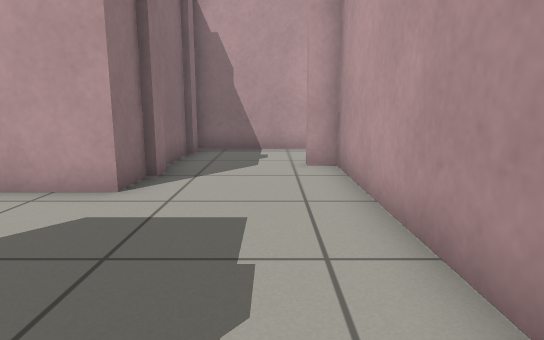
view 1 (above)

16 first-person views from a walk through a robot-simulator world made for Gazebo. The camera is 0.67 m above the floor, tilts 10° down and sees 75° across. The floor is counted in squares, 0.5 m on a side. Each view is taken from the middle of a square. On the plan, view 1 faces up. The plan holds only what a view shows up to about 15 squares ahead; the rest is blank.

view 2
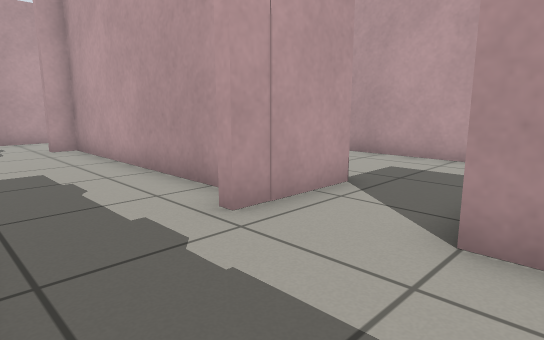

view 3
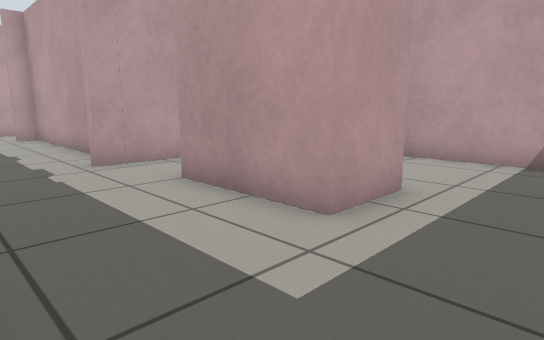

view 4
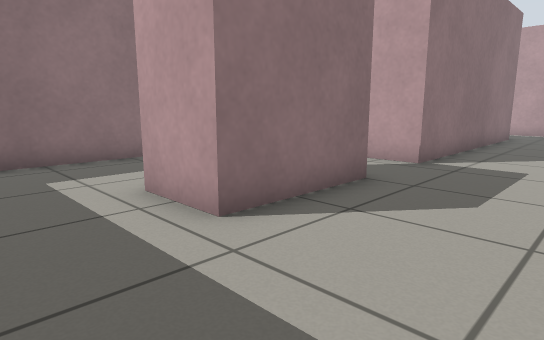

view 5
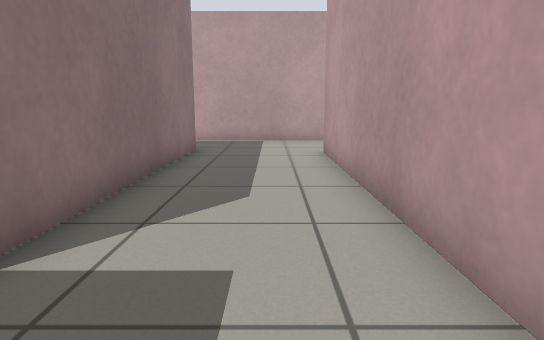

view 6
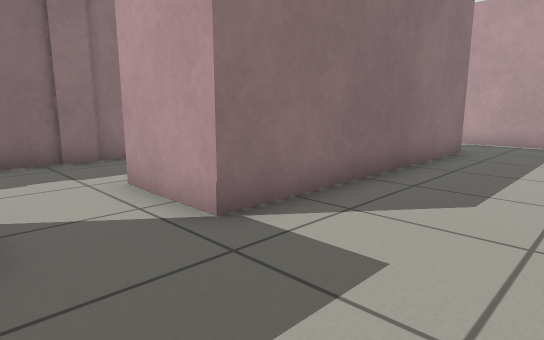

view 7
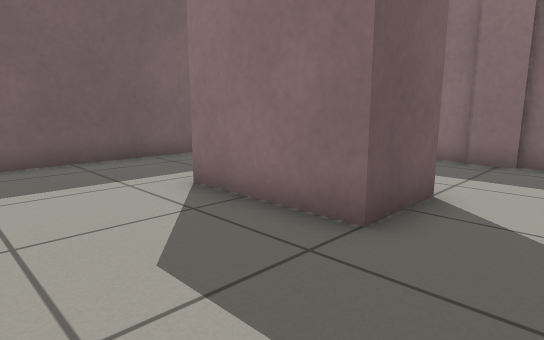

view 8
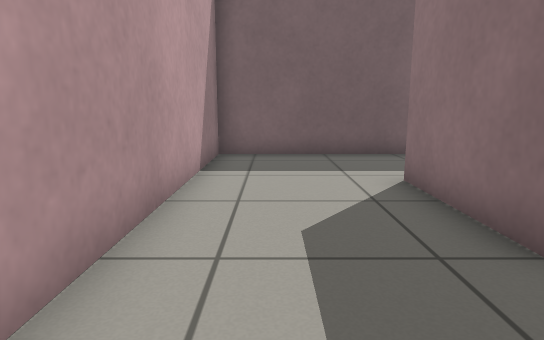

view 9
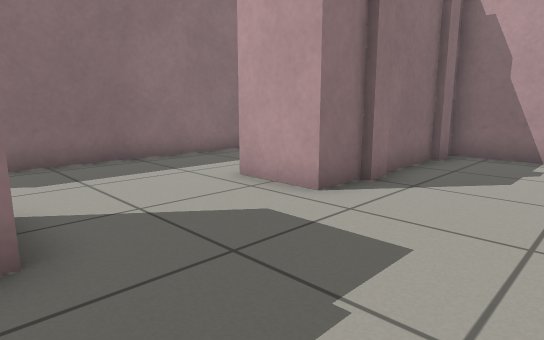

view 10
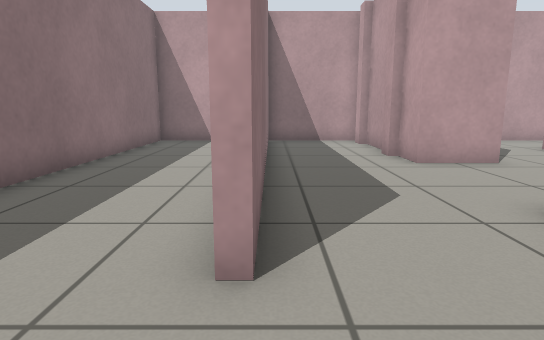

view 11
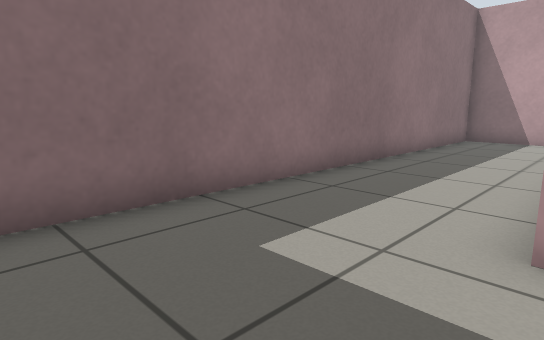

view 12
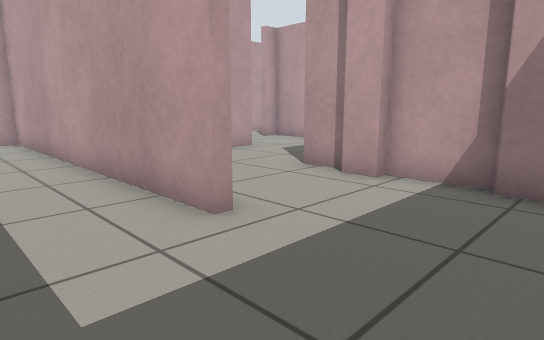

view 13
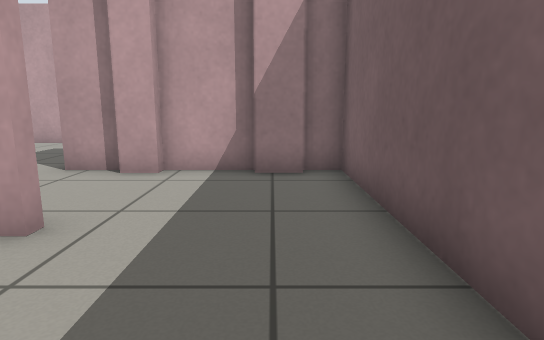

view 14
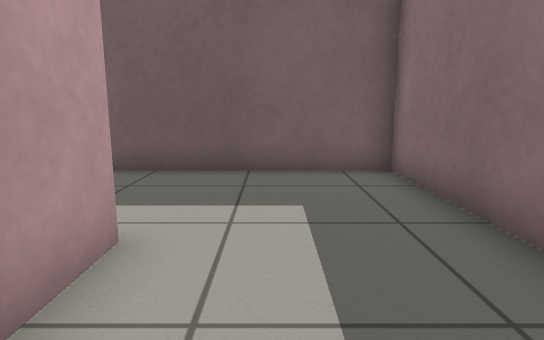

view 15
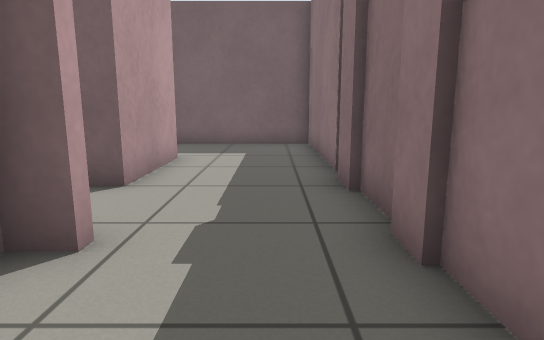

view 16
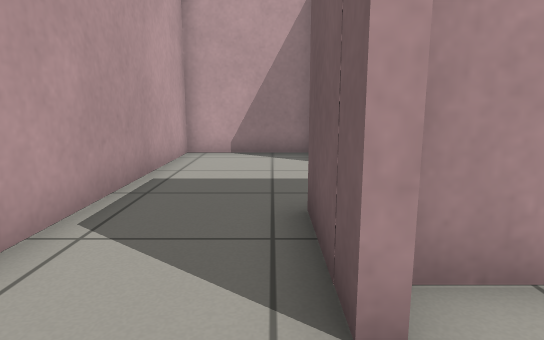

### Floor plan
Ten units are one square. View 1 is at (0, 0); x grows to the right and y downward. Boxes are objects, and circles mark ways between rooms. Rooms are numbered by the first view taken in them; rooms with no view inside come last. Other rooms are left out.
<svg viewBox="-131 -120 232 227">
<path fill="none" stroke="#000" d="M7 1 15 1 15 -82 8 -82 8 -85 35 -85 35 5 7 5M35 30 35 65 15 65 15 30 35 30M-23 -3 -23 7M-24 -15 -24 -1M-24 6 -24 28M-23 26 -23 37M-24 36 -24 102 76 102 76 -78M-24 -69 -24 -55 -44 -55M96 -79 96 -115 -25 -115M-23 -75 -23 -68M-24 -102 -24 -78M-23 -109 -23 -101M-44 28 -44 7 -48 7M-48 37 -48 26M-84 45 -44 45 -44 36M-84 5 -84 -115 -126 -115 -126 45 -84 45M-44 -55 -44 -69M-48 -68 -48 -75M-44 -82 -44 -102 -48 -102 -48 -109M-81 -86 -81 5M-44 -2 -44 -15M-48 7 -48 -3M-81 -111 -81 -105M-45 -115 -81 -115"/>
<circle cx="-35" cy="-35" r="3" fill="#2a7"/>
<circle cx="-80" cy="25" r="3" fill="#2a7"/>
<circle cx="-60" cy="-5" r="3" fill="#2a7"/>
<text x="40" y="-10">1</text>
<text x="-70" y="20">2</text>
<text x="-110" y="-40">3</text>
<text x="-60" y="-50">4</text>
</svg>
Room 1 opens to room 4. Room 2 opens to room 3. Room 2 opens to room 4.

Where each view was taken, in squares from view 1:
view 1: 0 up, 0 right, facing up
view 2: 4 down, 2 left, facing up-right
view 3: 9 down, 2 left, facing up-right
view 4: 9 down, 7 right, facing up-left
view 5: 3 down, 6 right, facing up
view 6: 3 down, 7 right, facing up-left
view 7: 1 down, 7 right, facing down-left
view 8: 0 up, 6 right, facing down
view 9: 1 up, 1 right, facing up-left
view 10: 3 down, 8 left, facing up
view 11: 4 down, 8 left, facing up-left
view 12: 4 down, 11 left, facing up-right
view 13: 3 down, 12 left, facing right
view 14: 3 up, 10 left, facing down
view 15: 3 up, 1 left, facing down
view 16: 9 up, 1 left, facing right
